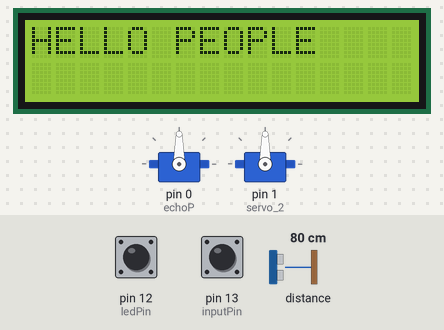
This sketch was run on a simulated Arduino Uno, built with avr-gcc and run on an emulated ATmega328P. On the bench: 16×2 character LCD, 2 × servo. Inputs (shaded band) come from the test bench; at power-on: pin 12 (ledPin) HIGH, pin 13 (inputPin) HIGH, distance to the obstacle 80 cm. The echo pulse lasts 58.3 µs per cm; what the sketch prints to the serial monitor is not drawn.

Above: at 0.1 s.
At 3.1 s:
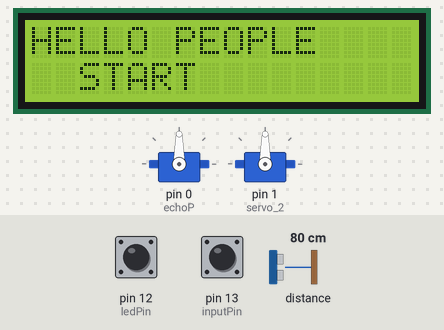
At 6.1 s:
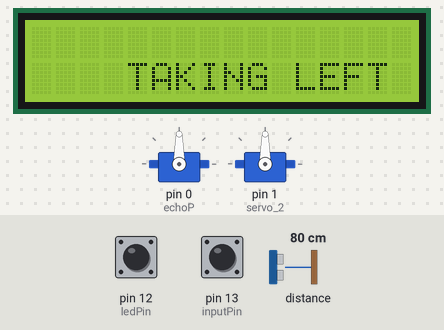
At 12.1 s:
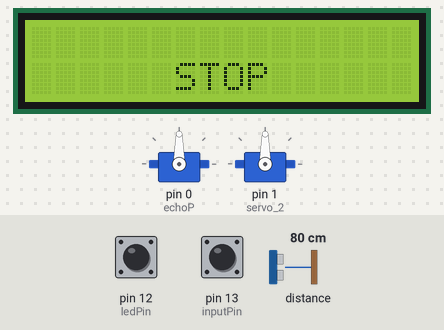
Timing chart, 0 to 22.6 s (numbered marks = the images above):
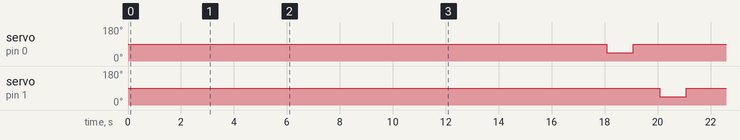

The sketch:

corona.ino
```cpp
#include <Servo.h> // including servo library
#include<LiquidCrystal.h> //lcd
const int rs=12, en=11,d4=5,d5=4,d6=3,d7=2;

LiquidCrystal lcd(1,2,3,4,5,6,7);

const int trigP = 2;  //D4 Or GPIO-2 of nodemcu//uts
const int echoP = 0;  //D3 Or GPIO-0 of nodemcu

long duration;
int distance;

int ledPin = 12; // choose pin for the LED//irs
int inputPin = 13; // choose input pin (for Infrared sensor)
int val = 0; // variable for reading the pin status

Servo servo_1; // Giving name to servo1.
Servo servo_2;//Giving name to servo2

int mot1=3;//linefollowing
int mot2=4;
int mot3=5;
int mot4=6;

int left=13;
int right=12;

int Left=0;
int Right=0;

void LEFT (void);
void RIGHT (void);
void STOP (void);

void setup()
{
  lcd.begin(16,2);//lcd
  pinMode(trigP, OUTPUT);  // Sets the trigPin as an Output//uts
  pinMode(echoP, INPUT);   // Sets the echoPin as an Input
  Serial.begin(9600);      // Open serial channel at 9600 baud rate

   pinMode(ledPin, OUTPUT); // declare LED as output //irs
   pinMode(inputPin, INPUT); // declare Infrared sensor as input

    servo_1.attach(0); // Attaching Servo to D1
  servo_2.attach(1);//Attaching servo to D2

   pinMode(mot1,OUTPUT);//linefollowing
  pinMode(mot2,OUTPUT);
  pinMode(mot3,OUTPUT);
  pinMode(mot4,OUTPUT);

  pinMode(left,INPUT);
  pinMode(right,INPUT);

  digitalWrite(left,HIGH);
  digitalWrite(right,HIGH);

}
void loop()
{
  lcd.print("HELLO PEOPLE");//lcd
  delay(3000);
  lcd.setCursor(2,1);
  lcd.print("START");
  delay(3000);
  lcd.clear();

  lcd.setCursor(4,1);
  lcd.print("TAKING LEFT");
  delay(3000);
  lcd.clear();

  lcd.setCursor(5,1);
  lcd.print("TAKING RIGHT");
  delay(3000);
  lcd.clear();

  lcd.setCursor(6,1);
  lcd.print("STOP");
  delay(3000);
  lcd.clear();

  digitalWrite(trigP, LOW);   // Makes trigPin low//uts
  delayMicroseconds(2);       // 2 micro second delay

  digitalWrite(trigP, HIGH);  // tigPin high
  delayMicroseconds(10);      // trigPin high for 10 micro seconds
  digitalWrite(trigP, LOW);   // trigPin low

  duration = pulseIn(echoP, HIGH);   //Read echo pin, time in microseconds
  distance= duration*0.034/2;        //Calculating actual/real distance

  Serial.print("Distance = ");        //Output distance on arduino serial monitor
  Serial.println(distance);
  delay(3000);                        //Pause for 3 seconds and start measuring distance again


   val = digitalRead(inputPin); // read input value //irs
   if (val == HIGH)
   { // check if the input is HIGH
      digitalWrite(ledPin, LOW); // turn LED OFF
   }
   else
   {
      digitalWrite(ledPin, HIGH); // turn LED ON
   }


   servo_1.write (45); // Servo will move to 45 degree angle.
  delay (1000);
  servo_1.write (90);  // servo will move to 90 degree angle.
  delay (1000);
  servo_2.write (45);
  delay(1000);
  servo_2.write(90);

   analogWrite(mot1,255);
   analogWrite(mot2,0);
   analogWrite(mot3,255);
   analogWrite(mot4,0);

while(1)
{
  Left=digitalRead(left);
  Right=digitalRead(right);

  if((Left==0 && Right==1)==1)
  LEFT();
  else if((Right==0 && Left==1)==1)
  RIGHT();
}

}
void LEFT (void)
{
   analogWrite(mot3,0);
   analogWrite(mot4,30);


   while(Left==0)
   {
    Left=digitalRead(left);
    Right=digitalRead(right);
    if(Right==0)
    {
      int lprev=Left;
      int rprev=Right;
      STOP();
      while(((lprev==Left)&&(rprev==Right))==1)
      {
         Left=digitalRead(left);
         Right=digitalRead(right);
      }
    }
    analogWrite(mot1,255);
    analogWrite(mot2,0);
   }
   analogWrite(mot3,255);
   analogWrite(mot4,0);
}

void RIGHT (void)
{
   analogWrite(mot1,0);
   analogWrite(mot2,30);

   while(Right==0)
   {
    Left=digitalRead(left);
    Right=digitalRead(right);
    if(Left==0)
    {
      int lprev=Left;
      int rprev=Right;
     STOP();
      while(((lprev==Left)&&(rprev==Right))==1)
      {
         Left=digitalRead(left);
         Right=digitalRead(right);
      }
    }
    analogWrite(mot3,255);
    analogWrite(mot4,0);
    }
   analogWrite(mot1,255);
   analogWrite(mot2,0);
}
void STOP (void)
{
analogWrite(mot1,0);
analogWrite(mot2,0);
analogWrite(mot3,0);
analogWrite(mot4,0);

}
```

Measured:
- by itself, servo on pin 0 (echoP): 90° → 45° at 18.1 s, → 90° 1.0 s later
- by itself, servo on pin 1 (servo_2): 90° → 45° at 20.1 s, → 90° 1.0 s later
- what the display in image 1 shows lasts 3.0 s, from 3.1 s to 6.1 s
